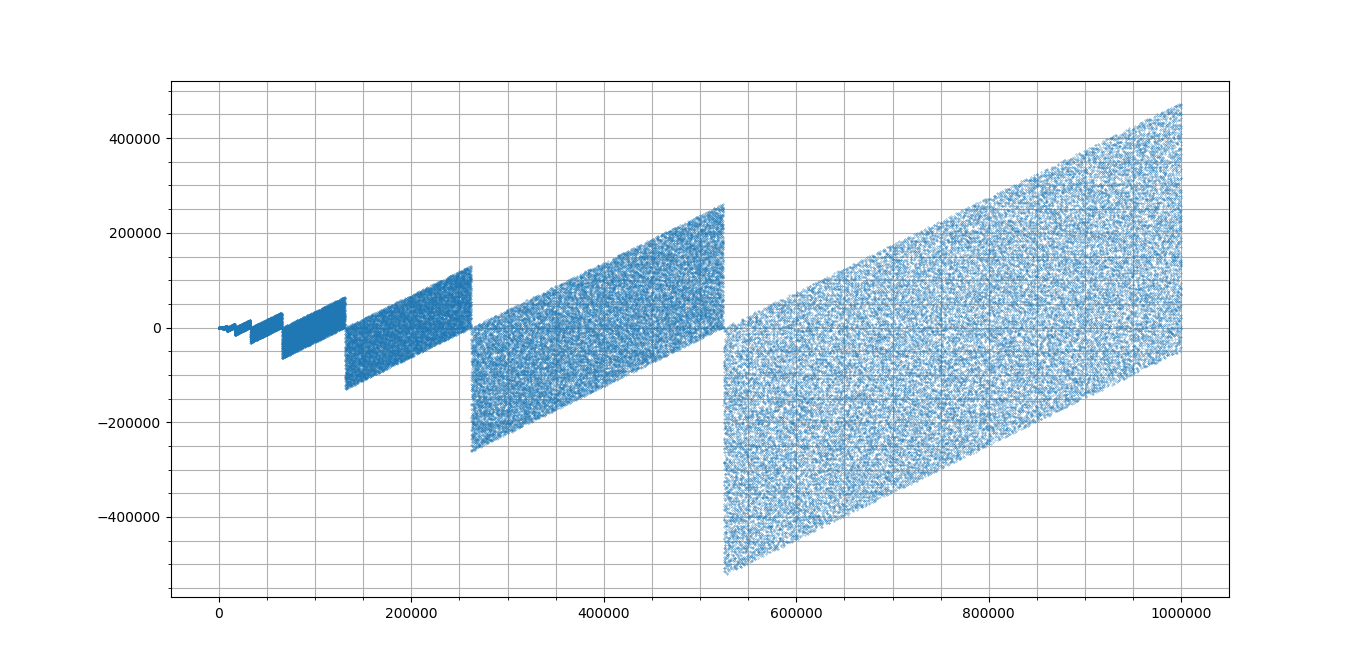

Generate this figure with Python:
#!/usr/bin/env python3
"""
    prime_minus_binary_reversal.py
    2019.08
    https://oeis.org/A265326
n-th prime minus its binary reversal.
"""

import numpy as np
import matplotlib.pyplot as plt


def sieve(n):
    """ Sieve of Erathostenes up to n"""
    primes = np.ones(n, dtype=bool)
    primes[0:2] = False
    for i in range(2, int(n ** 0.5) + 1):
        if primes[i]:
            primes[i * i :: i] = False
    return np.nonzero(primes)[0]


def prime_minus_binary_reversal(num):
    binary_reversed = f"{num:b}"[::-1]
    return num - int(binary_reversed, 2)



fig, ax = plt.subplots(1)

primes = sieve(1000000)
reversal = np.vectorize(prime_minus_binary_reversal)

ax.plot(primes, reversal(primes), ".", markersize=0.5)

ax.minorticks_on()
ax.grid(True, which="both")
plt.show()
